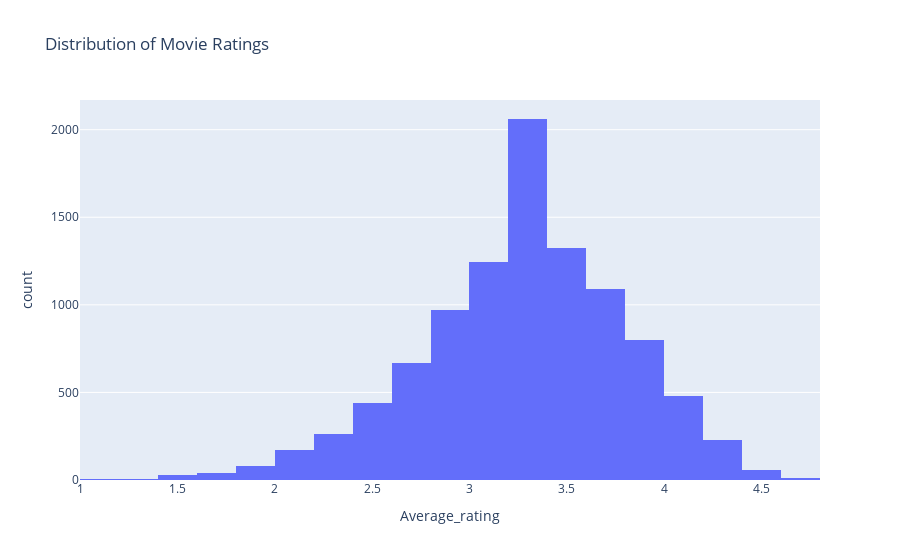

The notebook cell saved with this chart:
### Markdown cell above
### `Distribution of Movie Ratings`

### Code cell
import plotly.express as px

fig = px.histogram(df, x='Average_rating', nbins=20, title='Distribution of Movie Ratings')
fig.show()

### Figure 1 — Plotly figure (JSON) as saved in the notebook; plotly's stock layout.template omitted (floating-point values rounded to 4 significant figures; data arrays with more than 128 entries replaced by an {"elided": "..."} marker saying what was removed)
{"data": [{"bingroup": "x", "hovertemplate": "Average_rating=%{x}<br>count=%{y}<extra></extra>", "legendgroup": "", "marker": {"color": "#636efa", "pattern": {"shape": ""}}, "name": "", "nbinsx": 20, "orientation": "v", "showlegend": false, "type": "histogram", "x": {"elided": "9969 float values"}, "xaxis": "x", "yaxis": "y"}], "layout": {"barmode": "relative", "legend": {"tracegroupgap": 0}, "title": {"text": "Distribution of Movie Ratings"}, "xaxis": {"anchor": "y", "domain": [0, 1], "title": {"text": "Average_rating"}}, "yaxis": {"anchor": "x", "domain": [0, 1], "title": {"text": "count"}}}}
